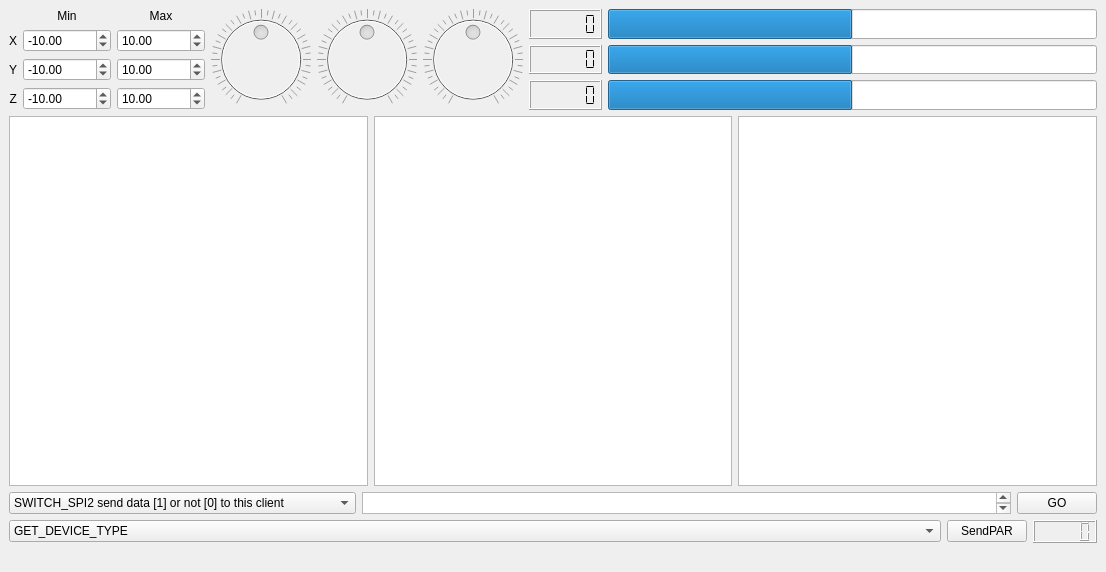
<?xml version="1.0" encoding="UTF-8"?>
<ui version="4.0">
 <class>MainWindow</class>
 <widget class="QMainWindow" name="MainWindow">
  <property name="geometry">
   <rect>
    <x>0</x>
    <y>0</y>
    <width>1106</width>
    <height>572</height>
   </rect>
  </property>
  <property name="windowTitle">
   <string>MainWindow</string>
  </property>
  <widget class="QWidget" name="centralwidget">
   <layout class="QVBoxLayout" name="verticalLayout_3" stretch="0,1,0,0">
    <item>
     <layout class="QHBoxLayout" name="horizontalLayout_5">
      <property name="sizeConstraint">
       <enum>QLayout::SetMinimumSize</enum>
      </property>
      <item>
       <layout class="QGridLayout" name="gridLayout">
        <property name="sizeConstraint">
         <enum>QLayout::SetMinimumSize</enum>
        </property>
        <item row="0" column="1">
         <widget class="QLabel" name="label_4">
          <property name="sizePolicy">
           <sizepolicy hsizetype="Preferred" vsizetype="Fixed">
            <horstretch>0</horstretch>
            <verstretch>0</verstretch>
           </sizepolicy>
          </property>
          <property name="text">
           <string>Min</string>
          </property>
          <property name="alignment">
           <set>Qt::AlignCenter</set>
          </property>
         </widget>
        </item>
        <item row="0" column="2">
         <widget class="QLabel" name="label_5">
          <property name="sizePolicy">
           <sizepolicy hsizetype="Preferred" vsizetype="Fixed">
            <horstretch>0</horstretch>
            <verstretch>0</verstretch>
           </sizepolicy>
          </property>
          <property name="text">
           <string>Max</string>
          </property>
          <property name="alignment">
           <set>Qt::AlignCenter</set>
          </property>
         </widget>
        </item>
        <item row="3" column="1">
         <widget class="QDoubleSpinBox" name="zmin">
          <property name="minimum">
           <double>-100000.000000000000000</double>
          </property>
          <property name="maximum">
           <double>1000000.000000000000000</double>
          </property>
          <property name="value">
           <double>-10.000000000000000</double>
          </property>
         </widget>
        </item>
        <item row="1" column="2">
         <widget class="QDoubleSpinBox" name="xmax">
          <property name="minimum">
           <double>-100000.000000000000000</double>
          </property>
          <property name="maximum">
           <double>1000000.000000000000000</double>
          </property>
          <property name="value">
           <double>10.000000000000000</double>
          </property>
         </widget>
        </item>
        <item row="3" column="2">
         <widget class="QDoubleSpinBox" name="zmax">
          <property name="minimum">
           <double>-100000.000000000000000</double>
          </property>
          <property name="maximum">
           <double>1000000.000000000000000</double>
          </property>
          <property name="value">
           <double>10.000000000000000</double>
          </property>
         </widget>
        </item>
        <item row="2" column="2">
         <widget class="QDoubleSpinBox" name="ymax">
          <property name="minimum">
           <double>-100000.000000000000000</double>
          </property>
          <property name="maximum">
           <double>1000000.000000000000000</double>
          </property>
          <property name="value">
           <double>10.000000000000000</double>
          </property>
         </widget>
        </item>
        <item row="1" column="1">
         <widget class="QDoubleSpinBox" name="xmin">
          <property name="minimum">
           <double>-100000.000000000000000</double>
          </property>
          <property name="maximum">
           <double>1000000.000000000000000</double>
          </property>
          <property name="value">
           <double>-10.000000000000000</double>
          </property>
         </widget>
        </item>
        <item row="2" column="1">
         <widget class="QDoubleSpinBox" name="ymin">
          <property name="minimum">
           <double>-100000.000000000000000</double>
          </property>
          <property name="maximum">
           <double>1000000.000000000000000</double>
          </property>
          <property name="value">
           <double>-10.000000000000000</double>
          </property>
         </widget>
        </item>
        <item row="3" column="0">
         <widget class="QLabel" name="label_3">
          <property name="text">
           <string>Z</string>
          </property>
          <property name="alignment">
           <set>Qt::AlignRight|Qt::AlignTrailing|Qt::AlignVCenter</set>
          </property>
         </widget>
        </item>
        <item row="2" column="0">
         <widget class="QLabel" name="label_2">
          <property name="text">
           <string>Y</string>
          </property>
          <property name="alignment">
           <set>Qt::AlignRight|Qt::AlignTrailing|Qt::AlignVCenter</set>
          </property>
         </widget>
        </item>
        <item row="1" column="0">
         <widget class="QLabel" name="label">
          <property name="text">
           <string>X</string>
          </property>
          <property name="alignment">
           <set>Qt::AlignRight|Qt::AlignTrailing|Qt::AlignVCenter</set>
          </property>
         </widget>
        </item>
       </layout>
      </item>
      <item>
       <layout class="QHBoxLayout" name="horizontalLayout_3">
        <property name="sizeConstraint">
         <enum>QLayout::SetMinimumSize</enum>
        </property>
        <item>
         <widget class="QDial" name="xdial">
          <property name="enabled">
           <bool>false</bool>
          </property>
          <property name="minimum">
           <number>0</number>
          </property>
          <property name="maximum">
           <number>10000</number>
          </property>
          <property name="value">
           <number>5000</number>
          </property>
          <property name="invertedAppearance">
           <bool>false</bool>
          </property>
          <property name="invertedControls">
           <bool>false</bool>
          </property>
          <property name="wrapping">
           <bool>false</bool>
          </property>
          <property name="notchTarget">
           <double>25.000000000000000</double>
          </property>
          <property name="notchesVisible">
           <bool>true</bool>
          </property>
         </widget>
        </item>
        <item>
         <widget class="QDial" name="ydial">
          <property name="enabled">
           <bool>false</bool>
          </property>
          <property name="minimum">
           <number>0</number>
          </property>
          <property name="maximum">
           <number>10000</number>
          </property>
          <property name="value">
           <number>5000</number>
          </property>
          <property name="wrapping">
           <bool>false</bool>
          </property>
          <property name="notchTarget">
           <double>25.000000000000000</double>
          </property>
          <property name="notchesVisible">
           <bool>true</bool>
          </property>
         </widget>
        </item>
        <item>
         <widget class="QDial" name="zdial">
          <property name="enabled">
           <bool>false</bool>
          </property>
          <property name="minimum">
           <number>0</number>
          </property>
          <property name="maximum">
           <number>10000</number>
          </property>
          <property name="value">
           <number>5000</number>
          </property>
          <property name="wrapping">
           <bool>false</bool>
          </property>
          <property name="notchTarget">
           <double>25.000000000000000</double>
          </property>
          <property name="notchesVisible">
           <bool>true</bool>
          </property>
         </widget>
        </item>
       </layout>
      </item>
      <item>
       <layout class="QHBoxLayout" name="horizontalLayout_2" stretch="0,1">
        <property name="sizeConstraint">
         <enum>QLayout::SetMinimumSize</enum>
        </property>
        <item>
         <layout class="QVBoxLayout" name="verticalLayout_2">
          <item>
           <widget class="QLCDNumber" name="xled">
            <property name="smallDecimalPoint">
             <bool>false</bool>
            </property>
            <property name="numDigits">
             <number>6</number>
            </property>
            <property name="segmentStyle">
             <enum>QLCDNumber::Flat</enum>
            </property>
           </widget>
          </item>
          <item>
           <widget class="QLCDNumber" name="yled">
            <property name="smallDecimalPoint">
             <bool>false</bool>
            </property>
            <property name="numDigits">
             <number>6</number>
            </property>
            <property name="segmentStyle">
             <enum>QLCDNumber::Flat</enum>
            </property>
           </widget>
          </item>
          <item>
           <widget class="QLCDNumber" name="zled">
            <property name="smallDecimalPoint">
             <bool>false</bool>
            </property>
            <property name="numDigits">
             <number>6</number>
            </property>
            <property name="segmentStyle">
             <enum>QLCDNumber::Flat</enum>
            </property>
           </widget>
          </item>
         </layout>
        </item>
        <item>
         <layout class="QVBoxLayout" name="verticalLayout">
          <property name="sizeConstraint">
           <enum>QLayout::SetMinimumSize</enum>
          </property>
          <item>
           <widget class="QProgressBar" name="xmon">
            <property name="sizePolicy">
             <sizepolicy hsizetype="Expanding" vsizetype="MinimumExpanding">
              <horstretch>0</horstretch>
              <verstretch>0</verstretch>
             </sizepolicy>
            </property>
            <property name="minimum">
             <number>0</number>
            </property>
            <property name="maximum">
             <number>10000</number>
            </property>
            <property name="value">
             <number>5000</number>
            </property>
            <property name="textVisible">
             <bool>false</bool>
            </property>
            <property name="invertedAppearance">
             <bool>false</bool>
            </property>
            <property name="textDirection">
             <enum>QProgressBar::TopToBottom</enum>
            </property>
            <property name="format">
             <string>%v</string>
            </property>
           </widget>
          </item>
          <item>
           <widget class="QProgressBar" name="ymon">
            <property name="sizePolicy">
             <sizepolicy hsizetype="Expanding" vsizetype="MinimumExpanding">
              <horstretch>2</horstretch>
              <verstretch>0</verstretch>
             </sizepolicy>
            </property>
            <property name="minimum">
             <number>0</number>
            </property>
            <property name="maximum">
             <number>10000</number>
            </property>
            <property name="value">
             <number>5000</number>
            </property>
            <property name="textVisible">
             <bool>false</bool>
            </property>
            <property name="format">
             <string>%v</string>
            </property>
           </widget>
          </item>
          <item>
           <widget class="QProgressBar" name="zmon">
            <property name="sizePolicy">
             <sizepolicy hsizetype="Expanding" vsizetype="MinimumExpanding">
              <horstretch>2</horstretch>
              <verstretch>0</verstretch>
             </sizepolicy>
            </property>
            <property name="minimum">
             <number>0</number>
            </property>
            <property name="maximum">
             <number>10000</number>
            </property>
            <property name="value">
             <number>5000</number>
            </property>
            <property name="textVisible">
             <bool>false</bool>
            </property>
            <property name="format">
             <string>%v</string>
            </property>
           </widget>
          </item>
         </layout>
        </item>
       </layout>
      </item>
     </layout>
    </item>
    <item>
     <layout class="QHBoxLayout" name="horizontalLayout_4">
      <item>
       <widget class="PlotWidget" name="xgrafo">
        <property name="sizePolicy">
         <sizepolicy hsizetype="Expanding" vsizetype="Expanding">
          <horstretch>0</horstretch>
          <verstretch>0</verstretch>
         </sizepolicy>
        </property>
       </widget>
      </item>
      <item>
       <widget class="PlotWidget" name="ygrafo"/>
      </item>
      <item>
       <widget class="PlotWidget" name="zgrafo"/>
      </item>
     </layout>
    </item>
    <item>
     <layout class="QHBoxLayout" name="horizontalLayout">
      <property name="sizeConstraint">
       <enum>QLayout::SetDefaultConstraint</enum>
      </property>
      <item>
       <widget class="QComboBox" name="cmd">
        <property name="sizePolicy">
         <sizepolicy hsizetype="Preferred" vsizetype="Minimum">
          <horstretch>0</horstretch>
          <verstretch>0</verstretch>
         </sizepolicy>
        </property>
        <item>
         <property name="text">
          <string>SWITCH_SPI2 send data [1] or not [0] to this client</string>
         </property>
        </item>
        <item>
         <property name="text">
          <string>SET_USECIRCBUFF use [1] or not [0] the Circular Buffer</string>
         </property>
        </item>
        <item>
         <property name="text">
          <string>INIT_SPI2 init the SPI2 and set or reset var 'isTheFirstTime'</string>
         </property>
        </item>
        <item>
         <property name="text">
          <string>SET_TIMETRIG set variable 'stopTrigTime'</string>
         </property>
        </item>
        <item>
         <property name="text">
          <string>SET_DAC_2OR4 set DAC to 2V [Vref:5V] or 4V [Vref:10V]</string>
         </property>
        </item>
        <item>
         <property name="text">
          <string>SET_DAC_SOFT soft-set DAC to specified value in Volt</string>
         </property>
        </item>
        <item>
         <property name="text">
          <string>SET_DAC_HARD hard-set DAC to specified value in Volt</string>
         </property>
        </item>
        <item>
         <property name="text">
          <string>SET_SPEEDSIGN set variable 'dacStepSign' to 0 or 1</string>
         </property>
        </item>
        <item>
         <property name="text">
          <string>SET_SPEED set variables 'dacStep' and 'dacStepCumul'</string>
         </property>
        </item>
        <item>
         <property name="text">
          <string>SET_MODEDBG (debug command) set theMode</string>
         </property>
        </item>
        <item>
         <property name="text">
          <string>SET_TESTPIN set TestPin to 0 or 1</string>
         </property>
        </item>
        <item>
         <property name="text">
          <string>SET_DACMODE set DAC mode (unipolar [0] or bipolar [1])</string>
         </property>
        </item>
        <item>
         <property name="text">
          <string>SET_DACTO0 set DAC output to zero</string>
         </property>
        </item>
        <item>
         <property name="text">
          <string>SET_FTRIG set variable 'stopTrigADC'</string>
         </property>
        </item>
        <item>
         <property name="text">
          <string>SET_ZTRIG set variable 'stopTrigDAC'</string>
         </property>
        </item>
        <item>
         <property name="text">
          <string>SET_TRIGGERS set which stopTriggers must be used</string>
         </property>
        </item>
        <item>
         <property name="text">
          <string>START_MODSAFE start an operating mode in a safe way</string>
         </property>
        </item>
        <item>
         <property name="text">
          <string>SET_SETPOINT set control setpoint</string>
         </property>
        </item>
        <item>
         <property name="text">
          <string>SET_PGAIN set control P gain</string>
         </property>
        </item>
        <item>
         <property name="text">
          <string>SET_IGAIN set control I gain</string>
         </property>
        </item>
        <item>
         <property name="text">
          <string>SET_DGAIN set control D gain</string>
         </property>
        </item>
        <item>
         <property name="text">
          <string>RAMP_DOWN</string>
         </property>
        </item>
        <item>
         <property name="text">
          <string>RAMP_UP</string>
         </property>
        </item>
        <item>
         <property name="text">
          <string>KILL kills the epizmq program</string>
         </property>
        </item>
       </widget>
      </item>
      <item>
       <widget class="QPlainTextEdit" name="cpar">
        <property name="sizePolicy">
         <sizepolicy hsizetype="Expanding" vsizetype="Minimum">
          <horstretch>0</horstretch>
          <verstretch>0</verstretch>
         </sizepolicy>
        </property>
        <property name="minimumSize">
         <size>
          <width>0</width>
          <height>20</height>
         </size>
        </property>
       </widget>
      </item>
      <item>
       <widget class="QPushButton" name="butDo">
        <property name="sizePolicy">
         <sizepolicy hsizetype="Minimum" vsizetype="Fixed">
          <horstretch>0</horstretch>
          <verstretch>0</verstretch>
         </sizepolicy>
        </property>
        <property name="text">
         <string>GO</string>
        </property>
       </widget>
      </item>
     </layout>
    </item>
    <item>
     <layout class="QHBoxLayout" name="horizontalLayout_6">
      <property name="bottomMargin">
       <number>20</number>
      </property>
      <item>
       <widget class="QComboBox" name="par">
        <property name="sizePolicy">
         <sizepolicy hsizetype="Expanding" vsizetype="Fixed">
          <horstretch>0</horstretch>
          <verstretch>0</verstretch>
         </sizepolicy>
        </property>
        <item>
         <property name="text">
          <string>GET_DEVICE_TYPE </string>
         </property>
        </item>
        <item>
         <property name="text">
          <string>GET_EXT_ADC_RANGE (red board)</string>
         </property>
        </item>
        <item>
         <property name="text">
          <string>GET_EXT_ADC_VINMIN (red board)</string>
         </property>
        </item>
        <item>
         <property name="text">
          <string>GET_EXT_ADC_VINMAX (red board)</string>
         </property>
        </item>
        <item>
         <property name="text">
          <string>GET_INT_ADC_RESOLUTION (dsPic built-in adc)</string>
         </property>
        </item>
        <item>
         <property name="text">
          <string>IS_ADCBUF_PRESENT (built-in adc range adapter buffer board)</string>
         </property>
        </item>
        <item>
         <property name="text">
          <string>GET_ADCBUF_VINMIN</string>
         </property>
        </item>
        <item>
         <property name="text">
          <string>GET_ADCBUF_VINMAX</string>
         </property>
        </item>
        <item>
         <property name="text">
          <string>GET_ADCBUF_VOUTMIN</string>
         </property>
        </item>
        <item>
         <property name="text">
          <string>GET_ADCBUF_VOUTMAX</string>
         </property>
        </item>
        <item>
         <property name="text">
          <string>GET_DAC_VREF (red board)</string>
         </property>
        </item>
        <item>
         <property name="text">
          <string>GET_DAC_POLARITY (red board)</string>
         </property>
        </item>
       </widget>
      </item>
      <item>
       <widget class="QPushButton" name="sendPAR">
        <property name="text">
         <string>SendPAR</string>
        </property>
       </widget>
      </item>
      <item>
       <widget class="QLCDNumber" name="parDisplay"/>
      </item>
     </layout>
    </item>
   </layout>
  </widget>
 </widget>
 <customwidgets>
  <customwidget>
   <class>PlotWidget</class>
   <extends>QGraphicsView</extends>
   <header>pyqtgraph</header>
  </customwidget>
 </customwidgets>
 <resources/>
 <connections/>
</ui>
